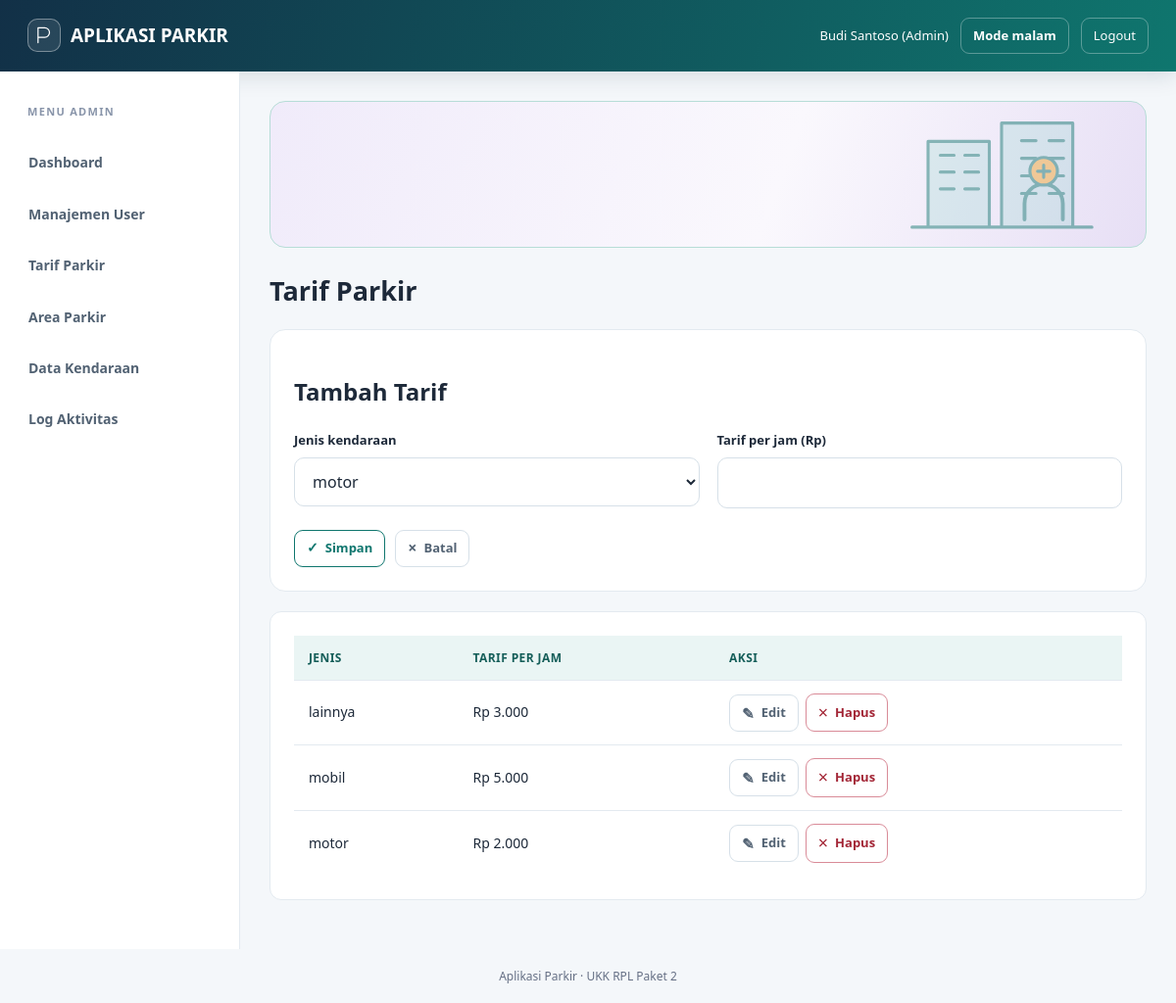
/admin/tarif.php (signed in), run on the app's committed database.
### tables this page shows
CREATE TABLE `tb_tarif` (
  `id_tarif` int(11) NOT NULL,
  `jenis_kendaraan` enum('motor','mobil','lainnya') NOT NULL,
  `tarif_per_jam` decimal(10,0) NOT NULL
);

### includes/functions.php (called while the page is built, shortened)
<?php
function e($value): string
{
    return htmlspecialchars((string) $value, ENT_QUOTES, 'UTF-8');
}
function rupiah($angka): string
{
    return 'Rp ' . number_format((float) $angka, 0, ',', '.');
}

### admin/tarif.php (the view, shortened to what this page needs)
<?php
require_once __DIR__ . '/../config/koneksi.php'; require_once __DIR__ . '/../includes/functions.php'; wajib_role(['admin']);
$msg='';
$edit=null;if(isset($_GET['edit'])){$q=$pdo->prepare('SELECT * FROM tb_tarif WHERE id_tarif=?');$q->execute([(int)$_GET['edit']]);$edit=$q->fetch();}
$rows=$pdo->query('SELECT * FROM tb_tarif ORDER BY id_tarif DESC LIMIT 100')->fetchAll();$pageTitle='Tarif Parkir';require __DIR__.'/../includes/header.php';
?>
<h1>Tarif Parkir</h1><?php if($msg):?><div class="alert"><?=e($msg)?></div><?php endif;?>
<div class="card crud-card"><h2><?= $edit?'Edit Tarif':'Tambah Tarif' ?></h2><form method="post"><input type="hidden" name="action" value="save"><input type="hidden" name="id_tarif" value="<?=e($edit['id_tarif']??0)?>"><div class="form-grid"><div><label>Jenis kendaraan</label><select name="jenis_kendaraan"><?php foreach(['motor','mobil','lainnya'] as $j):?><option <?=($edit['jenis_kendaraan']??'motor')===$j?'selected':''?>><?=$j?></option><?php endforeach;?></select></div><div><label>Tarif per jam (Rp)</label><input type="number" min="0" name="tarif_per_jam" required value="<?=e($edit['tarif_per_jam']??'')?>" ></div></div><div class="crud-form-actions"><button class="crud-button crud-primary crud-save" type="submit">Simpan</button> <a class="crud-button crud-neutral crud-cancel" href="tarif.php">Batal</a></div></form></div>
<div class="card crud-card table-wrap"><table><tr><th>Jenis</th><th>Tarif per jam</th><th>Aksi</th></tr><?php foreach($rows as $r):?><tr><td><?=e($r['jenis_kendaraan'])?></td><td><?=rupiah($r['tarif_per_jam'])?></td><td><div class="crud-actions"><a class="crud-button crud-neutral crud-edit" href="?edit=<?=$r['id_tarif']?>">Edit</a><form class="inline-form" method="post" onsubmit="return confirm('Hapus tarif?')"><input type="hidden" name="action" value="delete"><input type="hidden" name="id" value="<?=$r['id_tarif']?>"><button type="submit" class="crud-button crud-danger crud-delete">Hapus</button></form></div></td></tr><?php endforeach;?></table></div>
<?php require __DIR__.'/../includes/footer.php'; ?>

### assets/css/style.css (style rules this page uses)
:root { --primary: #0f766e; --primary-dark: #115e59; --background: #f4f7fa; --text: #1d2939; --muted: #667085; --border: #e3eaf0; --white: #ffffff; --input-border: #d6e0e8; --sidebar-text: #526273; --table-head-background: #eaf5f4; --table-head-text: #155e59; --hover-background: #e8f5f3; --hover-border: #b7ddd7; --accent: #f3a72f; --chart-background: #e8eef3; }
* { box-sizing: border-box; }
body { margin: 0; font-family: "Segoe UI", Arial, sans-serif; background: var(--background); color: var(--text); line-height: 1.6; }
a { transition: .2s ease; }
button, input, select, textarea { font: inherit; }
button, .btn { display: inline-flex; justify-content: center; align-items: center; gap: 8px; padding: 11px 16px; border: 0; border-radius: 10px; background: var(--primary); color: white; text-decoration: none; font-weight: 700; cursor: pointer; transition: .2s ease; }
input, select, textarea { width: 100%; padding: 12px 14px; border: 1px solid var(--input-border); border-radius: 10px; background: var(--white); color: var(--text); outline: none; }
label { display: block; margin-bottom: 7px; font-size: 13px; font-weight: 700; }
.card { margin-bottom: 20px; padding: 24px; border: 1px solid var(--border); border-radius: 16px; background: var(--white); box-shadow: 0 8px 25px #1d355708; }
.content h1 { margin-top: 0; font-size: 27px; }
.table-wrap { overflow-x: auto; border: 1px solid var(--border); border-radius: 12px; background: var(--white); }
table { width: 100%; border-collapse: collapse; }
th, td { padding: 13px 15px; border-bottom: 1px solid var(--border); text-align: left; font-size: 14px; }
th { background: var(--table-head-background); color: var(--table-head-text); font-size: 12px; text-transform: uppercase; letter-spacing: .4px; }
tr:last-child td { border-bottom: 0; }
.form-grid { display: grid; grid-template-columns: repeat(auto-fit, minmax(min(100%, 230px), 1fr)); gap: 18px; }
.crud-card { box-shadow: none; }
.crud-form-actions { display: flex; flex-wrap: wrap; align-items: center; gap: 10px; margin: 22px 0 0; }
.crud-button, a.crud-button { display: inline-flex; width: auto; min-height: 38px; align-items: center; justify-content: center; gap: 7px; padding: 8px 12px; border: 1px solid currentColor; border-radius: 9px; background: transparent; box-shadow: none; color: var(--primary); text-decoration: none; font-size: 13px; font-weight: 700; line-height: 1.2; white-space: nowrap; cursor: pointer; transition: background .2s ease, border-color .2s ease, color .2s ease; }
.crud-button.crud-neutral { border-color: var(--input-border); color: var(--sidebar-text); }
.crud-button.crud-danger { border-color: #d98b98; color: #a32636; }
.crud-save::before { content: "\2713"; font-size: 14px; }
.crud-edit::before { content: "\270E"; font-size: 15px; }
.crud-delete::before { content: "\00D7"; font-size: 18px; font-weight: 500; }
.crud-cancel::before { content: "\00D7"; font-size: 16px; }
.crud-actions { display: flex; flex-wrap: wrap; align-items: center; gap: 7px; }
.crud-actions .inline-form { display: inline-flex; margin: 0; }

### data on the page
tb_tarif: jenis_kendaraan "lainnya", tarif_per_jam "Rp 3.000"
tb_tarif: jenis_kendaraan "mobil", tarif_per_jam "Rp 5.000"
tb_tarif: jenis_kendaraan "motor", tarif_per_jam "Rp 2.000"

### other printed values
$nama "Budi Santoso"
$role "Admin"
$role "ADMIN"
$item[0] "Dashboard"
$item[0] "Manajemen User"
$item[0] "Tarif Parkir"
$item[0] "Area Parkir"
$item[0] "Data Kendaraan"
$item[0] "Log Aktivitas"
form field jenis_kendaraan "motor"
